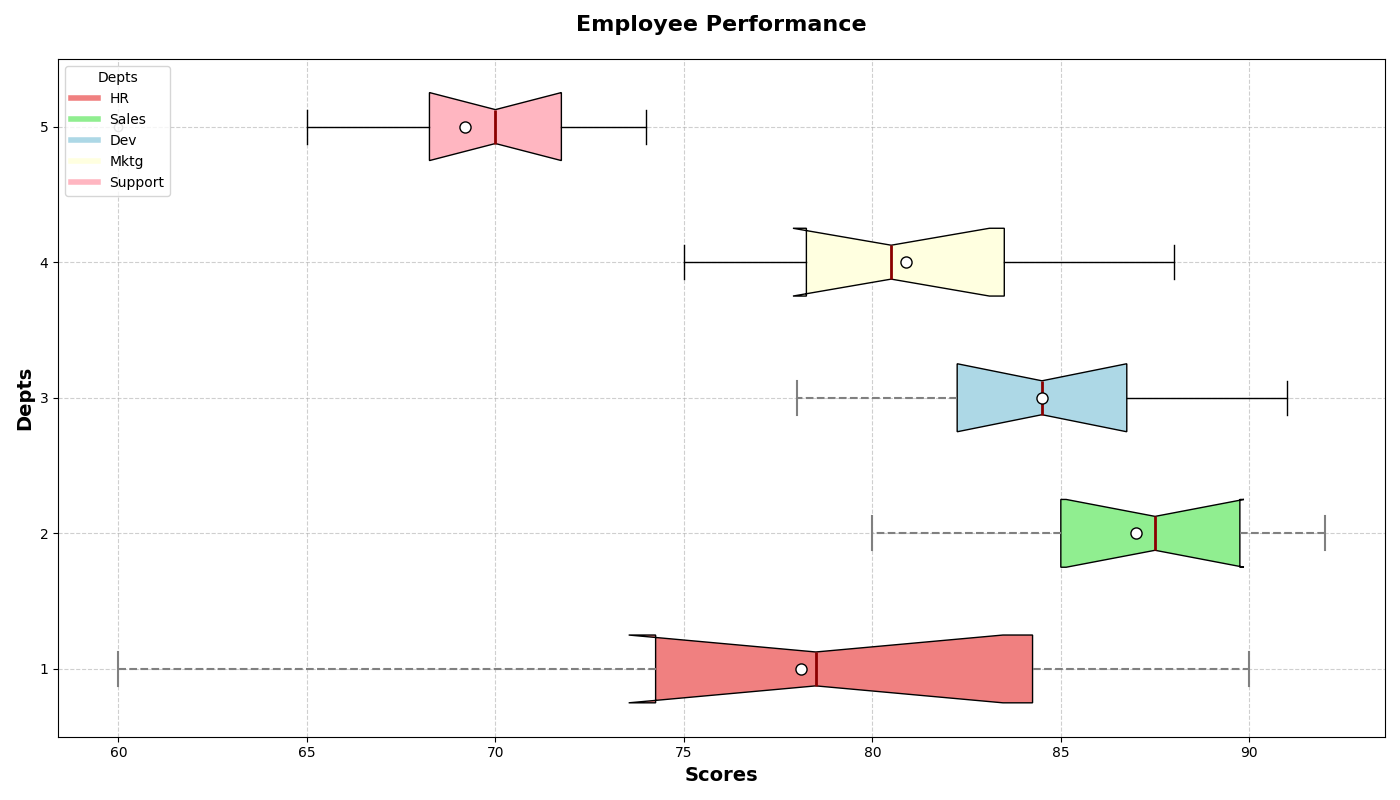

The script that drew this image:
import matplotlib.pyplot as plt
import numpy as np

departments = ['HR', 'Sales', 'Dev', 'Mktg', 'Support']

HR_scores = [80, 77, 82, 90, 70, 74, 60, 85, 88, 75]
Sales_scores = [91, 88, 83, 85, 87, 85, 80, 89, 92, 90]
Development_scores = [83, 79, 87, 82, 90, 78, 84, 86, 91, 85]
Marketing_scores = [84, 78, 77, 81, 79, 75, 88, 82, 80, 85]
Support_scores = [68, 69, 71, 70, 65, 72, 70, 60, 73, 74]

performance_data = [HR_scores, Sales_scores, Development_scores, Marketing_scores, Support_scores]

fig, ax = plt.subplots(figsize=(14, 8))
box = ax.boxplot(performance_data, vert=False, patch_artist=True, notch=True, showmeans=True,
                 meanprops={"marker": "o", "markerfacecolor": "white", "markeredgecolor": "black", "markersize": 8})

colors = ['lightcoral', 'lightgreen', 'lightblue', 'lightyellow', 'lightpink']
for patch, color in zip(box['boxes'], colors):
    patch.set_facecolor(color)

ax.set_title('Employee Performance', fontsize=16, fontweight='bold', pad=20)
ax.set_xlabel('Scores', fontsize=14, fontweight='bold')
ax.set_ylabel('Depts', fontsize=14, fontweight='bold')

for whisker, cap, median, flier in zip(box['whiskers'], box['caps'], box['medians'], box['fliers']):
    whisker.set(color='grey', linewidth=1.5, linestyle='--')
    cap.set(color='grey', linewidth=1.5)
    median.set(color='darkred', linewidth=2)
    flier.set(marker='o', color='gold', alpha=0.5)

ax.grid(linestyle='--', alpha=0.6)

handles = [plt.Line2D([0], [0], color=color, lw=4) for color in colors]
ax.legend(handles, departments, title='Depts', loc='upper left', fontsize=10)

plt.tight_layout()
plt.show()
